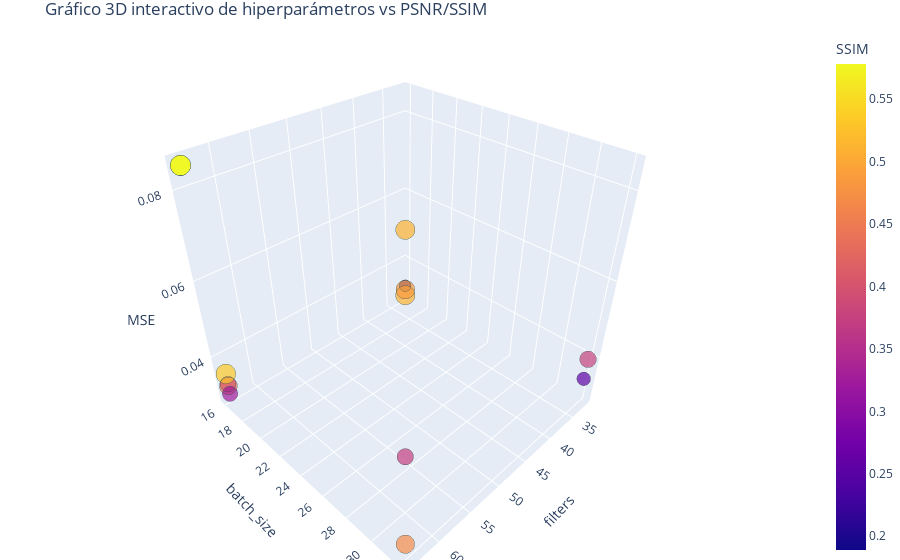
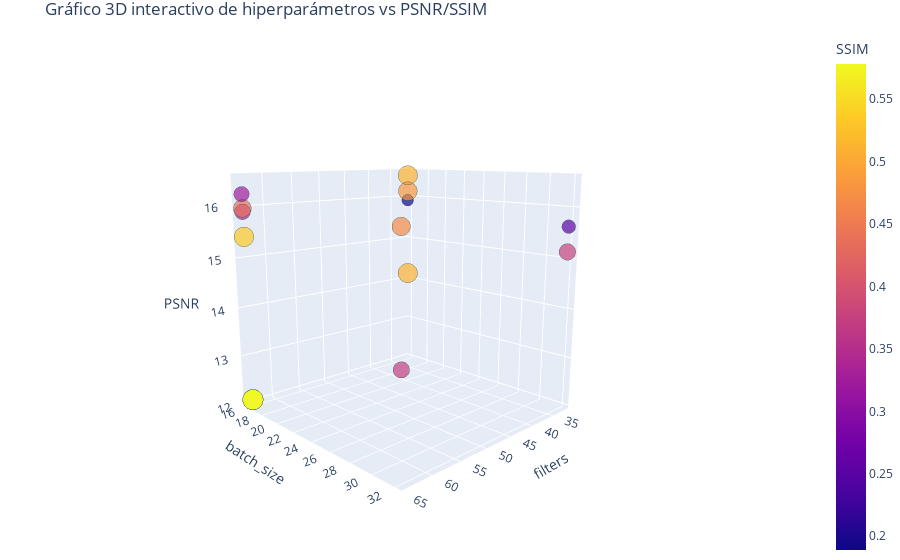
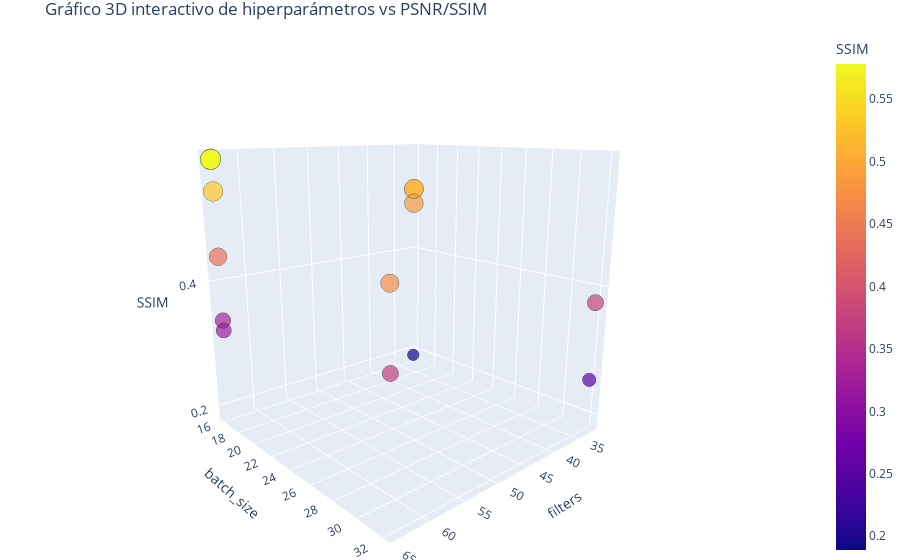

The cell these charts' notebook holds for them, in order:
### Code cell
metrics = ['MSE', 'PSNR', 'SSIM']

for metric in metrics:
    fig = px.scatter_3d(
        df_results,
        x='filters',
        y='batch_size',
        z=metric,  # Puedes cambiar a 'SSIM' o 'MSE' si lo prefieres
        color='SSIM',
        size='SSIM',
        hover_data=['MSE','AF'],
        title='Gráfico 3D interactivo de hiperparámetros vs PSNR/SSIM'
    )
    
    fig.update_traces(marker=dict(line=dict(width=0.5, color='DarkSlateGrey')))
    fig.update_layout(margin=dict(l=0, r=0, b=0, t=30))
    fig.show()

### Figure 1 — Plotly figure (JSON) as saved in the notebook; plotly's stock layout.template omitted (floating-point values rounded to 4 significant figures)
{"data": [{"customdata": [["relu"], ["relu"], ["relu"], ["relu"], ["sigmoid"], ["relu"], ["relu"], ["sigmoid"], ["relu"], ["relu"], ["relu"], ["sigmoid"], ["relu"], ["relu"], ["relu"]], "hovertemplate": "filters=%{x}<br>batch_size=%{y}<br>MSE=%{z}<br>SSIM=%{marker.color}<br>AF=%{customdata[0]}<extra></extra>", "legendgroup": "", "marker": {"color": [0.5112, 0.3398, 0.4378, 0.5328, 0.5781, 0.189, 0.4698, 0.5778, 0.3242, 0.5112, 0.3715, 0.5777, 0.3765, 0.2567, 0.4851], "coloraxis": "coloraxis", "line": {"color": "DarkSlateGrey", "width": 0.5}, "size": [0.5112, 0.3398, 0.4378, 0.5328, 0.5781, 0.189, 0.4698, 0.5778, 0.3242, 0.5112, 0.3715, 0.5777, 0.3765, 0.2567, 0.4851], "sizemode": "area", "sizeref": 0.001445, "symbol": "circle"}, "mode": "markers", "name": "", "scene": "scene", "showlegend": false, "type": "scatter3d", "x": [32, 64, 64, 64, 64, 32, 64, 64, 64, 32, 64, 64, 32, 32, 32], "y": [16, 16, 16, 16, 16, 16, 32, 16, 16, 16, 32, 16, 32, 32, 16], "z": [0.04934, 0.03215, 0.03163, 0.03528, 0.08493, 0.03165, 0.03167, 0.08494, 0.02918, 0.02846, 0.05442, 0.08494, 0.03953, 0.03376, 0.03033]}], "layout": {"autosize": true, "coloraxis": {"colorbar": {"title": {"text": "SSIM"}}, "colorscale": [[0, "#0d0887"], [0.1111, "#46039f"], [0.2222, "#7201a8"], [0.3333, "#9c179e"], [0.4444, "#bd3786"], [0.5556, "#d8576b"], [0.6667, "#ed7953"], [0.7778, "#fb9f3a"], [0.8889, "#fdca26"], [1, "#f0f921"]]}, "legend": {"itemsizing": "constant", "tracegroupgap": 0}, "margin": {"b": 0, "l": 0, "r": 0, "t": 30}, "scene": {"aspectmode": "auto", "aspectratio": {"x": 1, "y": 1, "z": 1}, "domain": {"x": [0, 1], "y": [0, 1]}, "xaxis": {"title": {"text": "filters"}, "type": "linear"}, "yaxis": {"title": {"text": "batch_size"}, "type": "linear"}, "zaxis": {"title": {"text": "MSE"}, "type": "linear"}}, "title": {"text": "Gráfico 3D interactivo de hiperparámetros vs PSNR/SSIM"}}}

### Figure 2 — Plotly figure (JSON) as saved in the notebook; plotly's stock layout.template omitted (floating-point values rounded to 4 significant figures)
{"data": [{"customdata": [[0.04934, "relu"], [0.03215, "relu"], [0.03163, "relu"], [0.03528, "relu"], [0.08493, "sigmoid"], [0.03165, "relu"], [0.03167, "relu"], [0.08494, "sigmoid"], [0.02918, "relu"], [0.02846, "relu"], [0.05442, "relu"], [0.08494, "sigmoid"], [0.03953, "relu"], [0.03376, "relu"], [0.03033, "relu"]], "hovertemplate": "filters=%{x}<br>batch_size=%{y}<br>PSNR=%{z}<br>SSIM=%{marker.color}<br>MSE=%{customdata[0]}<br>AF=%{customdata[1]}<extra></extra>", "legendgroup": "", "marker": {"color": [0.5112, 0.3398, 0.4378, 0.5328, 0.5781, 0.189, 0.4698, 0.5778, 0.3242, 0.5112, 0.3715, 0.5777, 0.3765, 0.2567, 0.4851], "coloraxis": "coloraxis", "line": {"color": "DarkSlateGrey", "width": 0.5}, "size": [0.5112, 0.3398, 0.4378, 0.5328, 0.5781, 0.189, 0.4698, 0.5778, 0.3242, 0.5112, 0.3715, 0.5777, 0.3765, 0.2567, 0.4851], "sizemode": "area", "sizeref": 0.001445, "symbol": "circle"}, "mode": "markers", "name": "", "scene": "scene", "showlegend": false, "type": "scatter3d", "x": [32, 64, 64, 64, 64, 32, 64, 64, 64, 32, 64, 64, 32, 32, 32], "y": [16, 16, 16, 16, 16, 16, 32, 16, 16, 16, 32, 16, 32, 32, 16], "z": [14.13, 15.9, 15.97, 15.42, 12.07, 15.9, 15.98, 12.07, 16.24, 16.48, 13.82, 12.07, 15.14, 15.63, 16.11]}], "layout": {"autosize": true, "coloraxis": {"colorbar": {"title": {"text": "SSIM"}}, "colorscale": [[0, "#0d0887"], [0.1111, "#46039f"], [0.2222, "#7201a8"], [0.3333, "#9c179e"], [0.4444, "#bd3786"], [0.5556, "#d8576b"], [0.6667, "#ed7953"], [0.7778, "#fb9f3a"], [0.8889, "#fdca26"], [1, "#f0f921"]]}, "legend": {"itemsizing": "constant", "tracegroupgap": 0}, "margin": {"b": 0, "l": 0, "r": 0, "t": 30}, "scene": {"aspectmode": "auto", "aspectratio": {"x": 1, "y": 1, "z": 1}, "camera": {"center": {"x": 0, "y": 0, "z": 0}, "eye": {"x": 1.813, "y": 1.883, "z": 0.5843}, "projection": {"type": "perspective"}, "up": {"x": 0, "y": 0, "z": 1}}, "domain": {"x": [0, 1], "y": [0, 1]}, "xaxis": {"title": {"text": "filters"}, "type": "linear"}, "yaxis": {"title": {"text": "batch_size"}, "type": "linear"}, "zaxis": {"title": {"text": "PSNR"}, "type": "linear"}}, "title": {"text": "Gráfico 3D interactivo de hiperparámetros vs PSNR/SSIM"}}}

### Figure 3 — Plotly figure (JSON) as saved in the notebook; plotly's stock layout.template omitted (floating-point values rounded to 4 significant figures)
{"data": [{"customdata": [[0.04934, "relu"], [0.03215, "relu"], [0.03163, "relu"], [0.03528, "relu"], [0.08493, "sigmoid"], [0.03165, "relu"], [0.03167, "relu"], [0.08494, "sigmoid"], [0.02918, "relu"], [0.02846, "relu"], [0.05442, "relu"], [0.08494, "sigmoid"], [0.03953, "relu"], [0.03376, "relu"], [0.03033, "relu"]], "hovertemplate": "filters=%{x}<br>batch_size=%{y}<br>SSIM=%{marker.color}<br>MSE=%{customdata[0]}<br>AF=%{customdata[1]}<extra></extra>", "legendgroup": "", "marker": {"color": [0.5112, 0.3398, 0.4378, 0.5328, 0.5781, 0.189, 0.4698, 0.5778, 0.3242, 0.5112, 0.3715, 0.5777, 0.3765, 0.2567, 0.4851], "coloraxis": "coloraxis", "line": {"color": "DarkSlateGrey", "width": 0.5}, "size": [0.5112, 0.3398, 0.4378, 0.5328, 0.5781, 0.189, 0.4698, 0.5778, 0.3242, 0.5112, 0.3715, 0.5777, 0.3765, 0.2567, 0.4851], "sizemode": "area", "sizeref": 0.001445, "symbol": "circle"}, "mode": "markers", "name": "", "scene": "scene", "showlegend": false, "type": "scatter3d", "x": [32, 64, 64, 64, 64, 32, 64, 64, 64, 32, 64, 64, 32, 32, 32], "y": [16, 16, 16, 16, 16, 16, 32, 16, 16, 16, 32, 16, 32, 32, 16], "z": [0.5112, 0.3398, 0.4378, 0.5328, 0.5781, 0.189, 0.4698, 0.5778, 0.3242, 0.5112, 0.3715, 0.5777, 0.3765, 0.2567, 0.4851]}], "layout": {"autosize": true, "coloraxis": {"colorbar": {"title": {"text": "SSIM"}}, "colorscale": [[0, "#0d0887"], [0.1111, "#46039f"], [0.2222, "#7201a8"], [0.3333, "#9c179e"], [0.4444, "#bd3786"], [0.5556, "#d8576b"], [0.6667, "#ed7953"], [0.7778, "#fb9f3a"], [0.8889, "#fdca26"], [1, "#f0f921"]]}, "legend": {"itemsizing": "constant", "tracegroupgap": 0}, "margin": {"b": 0, "l": 0, "r": 0, "t": 30}, "scene": {"aspectmode": "auto", "aspectratio": {"x": 1, "y": 1, "z": 1}, "camera": {"center": {"x": 0, "y": 0, "z": 0}, "eye": {"x": 1.458, "y": 1.635, "z": 0.5862}, "projection": {"type": "perspective"}, "up": {"x": 0, "y": 0, "z": 1}}, "domain": {"x": [0, 1], "y": [0, 1]}, "xaxis": {"title": {"text": "filters"}, "type": "linear"}, "yaxis": {"title": {"text": "batch_size"}, "type": "linear"}, "zaxis": {"title": {"text": "SSIM"}, "type": "linear"}}, "title": {"text": "Gráfico 3D interactivo de hiperparámetros vs PSNR/SSIM"}}}
